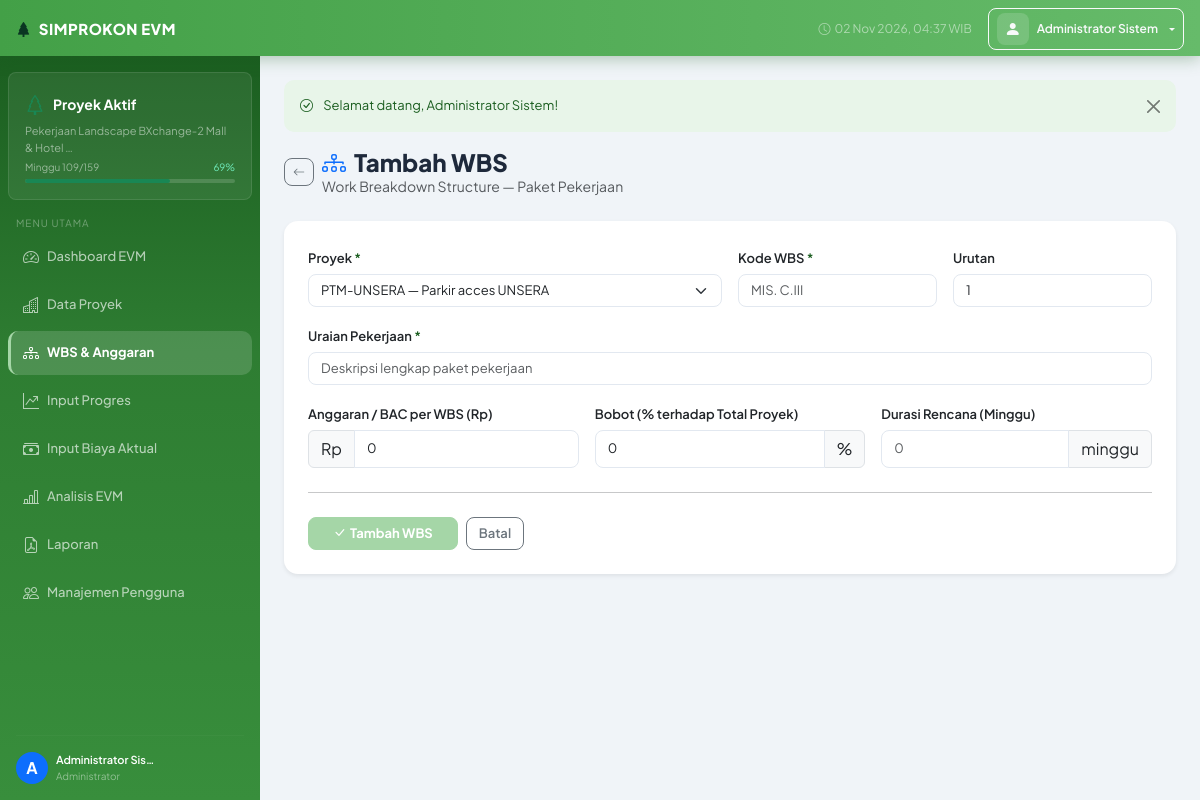
Page /index.php?p=wbs&a=create&proyek_id=12 (signed in) on the committed database.
### tables this page shows
CREATE TABLE `proyek` (
  `id` int(11) NOT NULL,
  `kode_proyek` varchar(50) NOT NULL,
  `nama_proyek` varchar(300) NOT NULL,
  `lokasi` varchar(200) DEFAULT NULL,
  `pemberi_kerja` varchar(200) DEFAULT NULL,
  `tanggal_mulai` date NOT NULL,
  `tanggal_selesai` date NOT NULL,
  `nilai_kontrak` decimal(20,2) NOT NULL DEFAULT 0.00,
  `ppn_persen` decimal(5,2) NOT NULL DEFAULT 10.00,
  `status` enum('aktif','selesai','ditangguhkan') NOT NULL DEFAULT 'aktif',
  `minggu_ke` int(11) NOT NULL DEFAULT 1,
  `total_minggu` int(11) NOT NULL DEFAULT 1,
  `deskripsi` text DEFAULT NULL,
  `created_by` int(11) DEFAULT NULL,
  `created_at` timestamp NOT NULL DEFAULT current_timestamp(),
  `updated_at` timestamp NOT NULL DEFAULT current_timestamp() ON UPDATE current_timestamp()
);

### index.php (called while the page is built, shortened)
<?php
require_once __DIR__ . '/config.php';
require_once __DIR__ . '/includes/functions.php';
$p = trim($_GET['p'] ?? 'dashboard', '/');
$a = trim($_GET['a'] ?? 'index', '/');
$routes = [
    'login'     => 'pages/login.php',
    'logout'    => 'pages/logout.php',
    'dashboard' => 'pages/dashboard.php',
    'proyek'    => "pages/proyek/$a.php",
    'wbs'       => "pages/wbs/$a.php",
    'progres'   => "pages/progres/$a.php",
    'biaya'     => "pages/biaya/$a.php",
    'evm'       => "pages/evm/$a.php",
    'laporan'   => "pages/laporan/$a.php",
    'users'     => "pages/users/$a.php",
    'api'       => "pages/api/$a.php",
];
$file = $routes[$p] ?? 'pages/dashboard.php';
require_once __DIR__ . '/' . $file;

### config.php (called while the page is built, shortened)
<?php
function getDB(): PDO {
    static $pdo = null;
    if ($pdo === null) {
        try {
            $dsn = "mysql:host=" . DB_HOST . ";dbname=" . DB_NAME . ";charset=" . DB_CHAR;
            $pdo = new PDO($dsn, DB_USER, DB_PASS, [
                PDO::ATTR_ERRMODE            => PDO::ERRMODE_EXCEPTION,
                PDO::ATTR_DEFAULT_FETCH_MODE => PDO::FETCH_ASSOC,
                PDO::ATTR_EMULATE_PREPARES   => false,
            ]);
        } catch (PDOException $e) {
            die('<div style="font-family:monospace;background:#fee2e2;padding:20px;margin:20px;border-radius:8px;">
                <strong>❌ Koneksi Database Gagal</strong><br>
                ' . htmlspecialchars($e->getMessage()) . '<br><br>
                Pastikan: <br>
                1. MySQL/MariaDB sudah berjalan di XAMPP<br>
                2. Database <strong>evm_db</strong> sudah dibuat (import file database/evm_db.sql)<br>
                3. Username/Password di config.php sudah benar
                </div>');
        }
    }
    return $pdo;
}

### includes/functions.php (called while the page is built, shortened)
<?php
require_once dirname(__DIR__) . '/config.php';
function currentUser(): array {
    return $_SESSION['user'] ?? [];
}
function e(string $s): string {
    return htmlspecialchars($s, ENT_QUOTES, 'UTF-8');
}
function dbQuery(string $sql, array $params = []): \PDOStatement {
    $stmt = getDB()->prepare($sql);
    $stmt->execute($params);
    return $stmt;
}
function dbFetchAll(string $sql, array $params = []): array {
    return dbQuery($sql, $params)->fetchAll();
}
function dbFetchOne(string $sql, array $params = []) {
    $result = dbQuery($sql, $params)->fetch();
    return $result !== false ? $result : false;
}
function roleLabel(string $role): string {
    $map = [
        'admin'          => 'Administrator',
        'manager'        => 'Manajer Proyek',
        'staf_lapangan'  => 'Staf Lapangan',
        'staf_keuangan'  => 'Staf Keuangan',
    ];
    return $map[$role] ?? $role;
}

### pages/wbs/create.php (the view, shortened to what this page needs)
<?php
$id        = (int)($_GET['id'] ?? 0);
$proyekId  = (int)($_GET['proyek_id'] ?? 0);
$isEdit    = $id > 0;
$wbs       = $isEdit ? dbFetchOne("SELECT * FROM wbs WHERE id=?", [$id]) : [];
$allProyek = dbFetchAll("SELECT id,kode_proyek,nama_proyek FROM proyek ORDER BY created_at DESC");
$pageTitle = $isEdit ? 'Edit WBS' : 'Tambah WBS';
include __DIR__ . '/../../includes/layout/header.php';
?>
<div class="d-flex align-items-center gap-2 mb-4">
  <a href="index.php?p=wbs&proyek_id=<?= $proyekId ?>" class="btn btn-sm btn-outline-secondary"><i class="bi bi-arrow-left"></i></a>
  <div>
    <h4 class="fw-800 mb-0"><i class="bi bi-diagram-3 me-2 text-primary"></i><?= $pageTitle ?></h4>
    <div class="text-muted small">Work Breakdown Structure — Paket Pekerjaan</div>
  </div>
</div>
<div class="card border-0 shadow-sm">
  <div class="card-body p-4">
    <form method="POST">
      <div class="row g-3">
        <div class="col-md-6">
          <label class="form-label fw-600 required">Proyek</label>
          <select name="proyek_id" class="form-select" required>
            <?php foreach ($allProyek as $pr): ?>
            <option value="<?= $pr['id'] ?>" <?= ($wbs['proyek_id']??$proyekId)==$pr['id']?'selected':'' ?>>
              <?= e($pr['kode_proyek'].' — '.$pr['nama_proyek']) ?>
            </option>
            <?php endforeach; ?>
          </select>
        </div>
        <div class="col-md-3">
          <label class="form-label fw-600 required">Kode WBS</label>
          <input type="text" name="kode_wbs" class="form-control text-uppercase" placeholder="mis. C.III"
                 value="<?= e($wbs['kode_wbs'] ?? '') ?>" required>
        </div>
        <div class="col-md-3">
          <label class="form-label fw-600">Urutan</label>
          <input type="number" name="urutan" class="form-control" min="1" value="<?= e($wbs['urutan'] ?? 1) ?>">
        </div>
        <div class="col-12">
          <label class="form-label fw-600 required">Uraian Pekerjaan</label>
          <input type="text" name="uraian" class="form-control" placeholder="Deskripsi lengkap paket pekerjaan"
                 value="<?= e($wbs['uraian'] ?? '') ?>" required>
        </div>
        <div class="col-md-4">
          <label class="form-label fw-600">Anggaran / BAC per WBS (Rp)</label>
          <div class="input-group">
            <span class="input-group-text">Rp</span>
            <input type="text" name="anggaran" class="form-control rupiah-input"
                   value="<?= e(number_format($wbs['anggaran']??0,0,',','.')) ?>" placeholder="0">
          </div>
        </div>
        <div class="col-md-4">
          <label class="form-label fw-600">Bobot (% terhadap Total Proyek)</label>
          <div class="input-group">
            <input type="number" name="bobot" class="form-control" step="0.0001" min="0" max="100"
                   value="<?= e($wbs['bobot'] ?? 0) ?>" placeholder="0.0000">
            <span class="input-group-text">%</span>
          </div>
        </div>
        <div class="col-md-4">
          <label class="form-label fw-600">Durasi Rencana (Minggu)</label>
          <div class="input-group">
            <input type="number" name="durasi_rencana" class="form-control" min="0"
                   value="<?= e($wbs['durasi_rencana'] ?? '') ?>" placeholder="0">
            <span class="input-group-text">minggu</span>
          </div>
        </div>
      </div>
      <hr class="my-4">
      <div class="d-flex gap-2">
        <button type="submit" class="btn btn-primary px-4 fw-bold">
          <i class="bi bi-check-lg me-1"></i><?= $isEdit ? 'Simpan Perubahan' : 'Tambah WBS' ?>
        </button>
        <a href="index.php?p=wbs&proyek_id=<?= $proyekId ?>" class="btn btn-outline-secondary">Batal</a>
      </div>
    </form>
  </div>
</div>
<?php include __DIR__ . '/../../includes/layout/footer.php'; ?>

### includes/layout/sidebar.php (shortened to what this page needs)
<?php
$p     = $_GET['p'] ?? 'dashboard';
$user  = currentUser();
$navItems = [
    ['p' => 'dashboard', 'icon' => 'speedometer2',   'label' => 'Dashboard EVM',    'roles' => []],
    ['p' => 'proyek',    'icon' => 'buildings',       'label' => 'Data Proyek',      'roles' => []],
    ['p' => 'wbs',       'icon' => 'diagram-3',       'label' => 'WBS & Anggaran',   'roles' => ['admin','manager']],
    ['p' => 'progres',   'icon' => 'graph-up-arrow',  'label' => 'Input Progres',    'roles' => ['admin','manager','staf_lapangan']],
    ['p' => 'biaya',     'icon' => 'cash-stack',      'label' => 'Input Biaya Aktual','roles' => ['admin','manager','staf_keuangan']],
    ['p' => 'evm',       'icon' => 'bar-chart-line',  'label' => 'Analisis EVM',     'roles' => ['admin','manager']],
    ['p' => 'laporan',   'icon' => 'file-earmark-pdf','label' => 'Laporan',          'roles' => ['admin','manager']],
    ['p' => 'users',     'icon' => 'people',          'label' => 'Manajemen Pengguna','roles' => ['admin']],
];
?>
<nav id="sidebar" class="sidebar d-flex flex-column">
  <div class="sidebar-project-box mx-2 my-3 p-3 rounded-3">
    <div class="d-flex align-items-center gap-2 mb-1">
      <i class="bi bi-tree text-success fs-5"></i>
      <span class="fw-bold text-white small">Proyek Aktif</span>
    </div>
    <?php
    $activeProj = dbFetchOne("SELECT nama_proyek, minggu_ke, total_minggu FROM proyek WHERE status='aktif' LIMIT 1");
    if ($activeProj):
      $pct = $activeProj['total_minggu'] > 0
           ? round($activeProj['minggu_ke'] / $activeProj['total_minggu'] * 100, 0)
           : 0;
    ?>
    <div class="text-white-50 small mb-1" style="font-size:11px"><?= e(mb_strimwidth($activeProj['nama_proyek'], 0, 45, '…')) ?></div>
    <div class="d-flex justify-content-between align-items-center mb-1">
      <span style="font-size:10px;color:rgba(255,255,255,0.5)">Minggu <?= $activeProj['minggu_ke'] ?>/<?= $activeProj['total_minggu'] ?></span>
      <span style="font-size:10px;color:#6ee7b7"><?= $pct ?>%</span>
    </div>
    <div class="progress" style="height:4px;background:rgba(255,255,255,0.15)">
      <div class="progress-bar bg-success" style="width:<?= $pct ?>%"></div>
    </div>
    <?php else: ?>
    <div class="text-white-50 small">Tidak ada proyek aktif</div>
    <?php endif; ?>
  </div>
  <div class="px-2" style="font-size:10px;color:rgba(255,255,255,0.35);letter-spacing:1px;text-transform:uppercase;padding-left:16px !important">MENU UTAMA</div>
  <ul class="nav flex-column px-2 mt-1 flex-grow-1">
    <?php foreach ($navItems as $item):
      $active = ($p === $item['p']);
    ?>
    <li class="nav-item mb-1">
      <a href="index.php?p=<?= $item['p'] ?>"
         class="nav-link sidebar-link <?= $active ? 'active' : '' ?> d-flex align-items-center gap-2">
        <i class="bi bi-<?= $item['icon'] ?> fs-6"></i>
        <span class="sidebar-label"><?= e($item['label']) ?></span>
      </a>
    </li>
    <?php endforeach; ?>
  </ul>
  <div class="px-3 pb-3 mt-auto">
    <hr style="border-color:rgba(255,255,255,0.1)">
    <div class="d-flex align-items-center gap-2">
      <div class="avatar-sm bg-primary rounded-circle d-flex align-items-center justify-content-center text-white fw-bold">
        <?= strtoupper(substr($user['nama_lengkap'] ?? 'U', 0, 1)) ?>
      </div>
      <div class="sidebar-label">
        <div style="font-size:11px;color:#fff;font-weight:600"><?= e(mb_strimwidth($user['nama_lengkap'] ?? '', 0, 18, '…')) ?></div>
        <div style="font-size:10px;color:rgba(255,255,255,0.45)"><?= e(roleLabel($user['role'] ?? '')) ?></div>
      </div>
    </div>
  </div>
</nav>

### assets/css/style.css (style rules this page uses)
:root { --primary: #43a047; --primary-light: #a5d6a7; --primary-dark: #2e7d32; --success: #81c784; --warning: #aed581; --danger: #1b5e20; --info: #80cbc4; --sidebar-w: 260px; --topbar-h: 56px; --font: 'Plus Jakarta Sans', system-ui, sans-serif; }
*, *::before, *::after { box-sizing: border-box; }
body { font-family: var(--font); background: #f0f4f8; color: #1e293b; overflow-x: hidden; }
.sidebar { width: var(--sidebar-w); min-height: calc(100vh - var(--topbar-h)); background: linear-gradient(180deg, #1b5e20 0%, #2e7d32 40%, #388e3c 100%); position: fixed; top: var(--topbar-h); left: 0; bottom: 0; overflow-y: auto; overflow-x: hidden; transition: width 0.3s cubic-bezier(.4,0,.2,1); z-index: 1020; scrollbar-width: thin; scrollbar-color: rgba(255,255,255,0.1) transparent; }
.sidebar-project-box { background: rgba(255,255,255,0.07); border: 1px solid rgba(255,255,255,0.1); }
.sidebar-link { color: rgba(255,255,255,0.65); border-radius: 10px; padding: 10px 12px; font-size: 13px; font-weight: 500; transition: all 0.18s; border-left: 3px solid transparent; white-space: nowrap; }
.sidebar-link.active { background: rgba(255,255,255,0.15); color: #fff; font-weight: 700; border-left-color: var(--primary-light); }
.avatar-sm { width: 32px; height: 32px; border-radius: 8px; background: rgba(255,255,255,0.15); display: flex; align-items: center; justify-content: center; font-size: 16px; }
.fw-600 { font-weight: 600 !important; }
.fw-800 { font-weight: 800 !important; }
.required::after { content: ' *'; color: var(--danger); }
.card { border-radius: 14px; }
.form-control, .form-select { border-radius: 8px; border: 1.5px solid #e2e8f0; font-size: 13px; transition: border-color 0.15s, box-shadow 0.15s; }
.form-label { font-size: 13px; margin-bottom: 5px; }
.btn { border-radius: 8px; font-weight: 600; font-size: 13px; }
.btn-primary { background: var(--primary-light); border-color: var(--primary-light); }
.btn-sm { font-size: 12px; }
.progress { border-radius: 8px; background: #e2e8f0; }
.progress-bar { border-radius: 8px; background: var(--primary-light); }

### rows in the picture
proyek: nama_proyek "Pekerjaan Landscape BXchange-2 Mall & Hotel …", minggu_ke "109", total_minggu "159", pct "69"

### other values in the picture
APP_NAME "SIMPROKON EVM"
$user['nama_lengkap'] "Administrator Sistem"
$item['label'] "Dashboard EVM"
$item['label'] "Data Proyek"
$item['label'] "WBS & Anggaran"
$item['label'] "Input Progres"
$item['label'] "Input Biaya Aktual"
$item['label'] "Analisis EVM"
$item['label'] "Laporan"
$item['label'] "Manajemen Pengguna"
substr($user['nama_lengkap'] ?? 'U', 0, 1) "A"
mb_strimwidth($user['nama_lengkap'] ?? '', 0, 18, '…') "Administrator Sis…"
roleLabel($user['role'] ?? '') "Administrator"
$flash['msg'] "Selamat datang, Administrator Sistem!"
$pageTitle "Tambah WBS"
